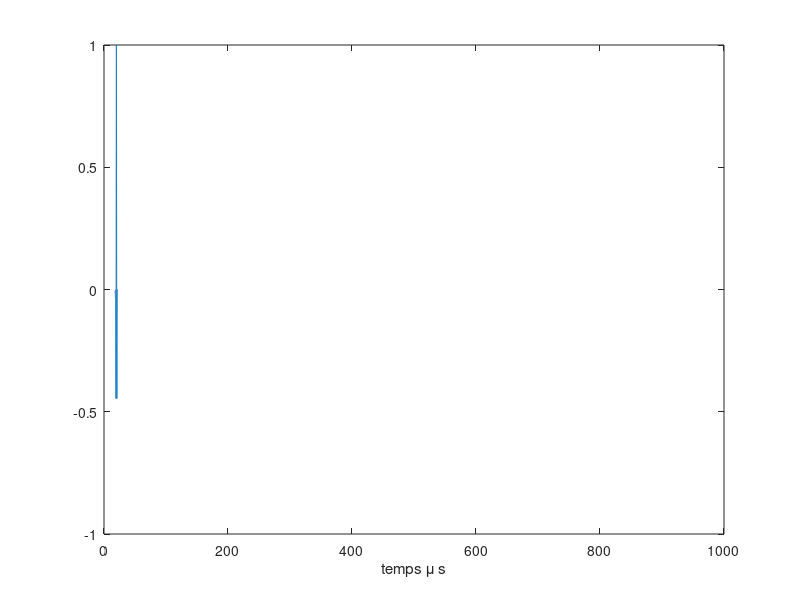
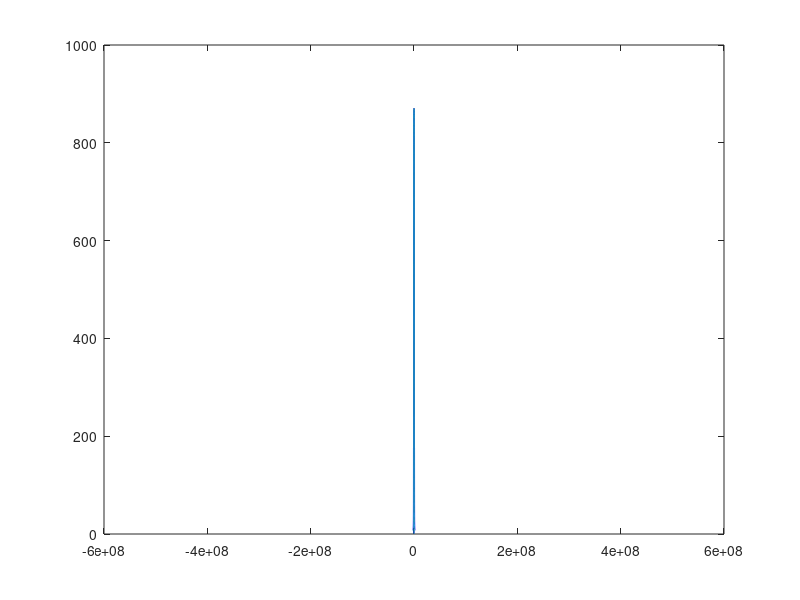

Write the MATLAB code that produced these figures, in order. (Note: this script raises an error after producing the figures.)
%clear
% Fréquence du générateur (fréquence de répétition du signal)
%fp = 1000;
fp = 1000;
% Période de répétition du signal
Tp = 1/fp;
%Nombre de points du signal
N = (0:(2^20-1)); % 2^14 par defaut
%Vecteur temporel
t = Tp/length(N)*N;
%Fréquence d'échantillonnage
fe = length(N)/Tp;
%Fréquence centrale du signal
fc_khz = 500;
fc = fc_khz*1e3;

% ricker
alpha = pi*fc;
beta  = 2e-5; %shift en temps

%Signal
A = (1-2 * alpha^2 * (t-beta).^2).*exp(- alpha^2 *(t - beta).^2) ;
Nf = 4*length(N);
ATF = fftshift(fft(A,Nf));
Freq = ((-Nf/2:Nf/2-1) *fe/Nf);
figure
plot(t*1e6,A)
xlabel('temps \mu s')

figure;     
plot(Freq,abs(ATF))

disp("length(A((t>=4e-6)&(t<=6e-6)))= "+length(A((t>=4e-6)&(t<=6e-6))))

%%
%name = "Ricker_test.wav";
name = "Ricker_fc_";
name = name + fc_khz + "_kHz_" + "fp_"+fp +".wav" ;
audiowrite(name,A,fe)
